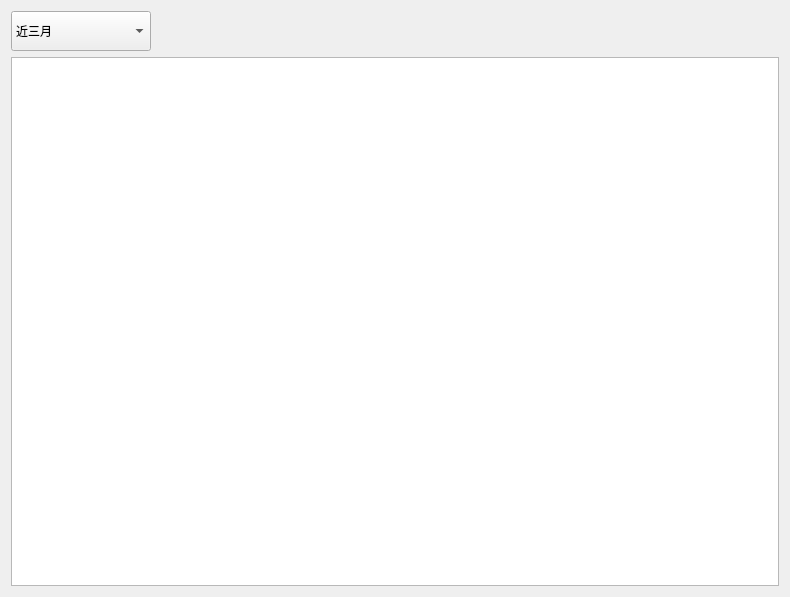
<?xml version="1.0" encoding="UTF-8"?>
<ui version="4.0">
 <class>SqlChart</class>
 <widget class="QWidget" name="SqlChart">
  <property name="geometry">
   <rect>
    <x>0</x>
    <y>0</y>
    <width>790</width>
    <height>597</height>
   </rect>
  </property>
  <property name="windowTitle">
   <string>Form</string>
  </property>
  <layout class="QGridLayout" name="gridLayout">
   <item row="0" column="0">
    <layout class="QVBoxLayout" name="verticalLayout" stretch="0,9">
     <item>
      <layout class="QHBoxLayout" name="horizontalLayout">
       <item>
        <widget class="QComboBox" name="comboBox">
         <property name="sizePolicy">
          <sizepolicy hsizetype="Preferred" vsizetype="Preferred">
           <horstretch>0</horstretch>
           <verstretch>0</verstretch>
          </sizepolicy>
         </property>
         <property name="minimumSize">
          <size>
           <width>140</width>
           <height>40</height>
          </size>
         </property>
         <property name="maximumSize">
          <size>
           <width>140</width>
           <height>40</height>
          </size>
         </property>
         <property name="editable">
          <bool>false</bool>
         </property>
         <item>
          <property name="text">
           <string>近三月</string>
          </property>
         </item>
         <item>
          <property name="text">
           <string>近半年</string>
          </property>
         </item>
         <item>
          <property name="text">
           <string>近一年</string>
          </property>
         </item>
         <item>
          <property name="text">
           <string>近三年</string>
          </property>
         </item>
        </widget>
       </item>
       <item>
        <spacer name="horizontalSpacer">
         <property name="orientation">
          <enum>Qt::Horizontal</enum>
         </property>
         <property name="sizeHint" stdset="0">
          <size>
           <width>40</width>
           <height>20</height>
          </size>
         </property>
        </spacer>
       </item>
      </layout>
     </item>
     <item>
      <widget class="QChartView" name="chartView">
       <property name="sizePolicy">
        <sizepolicy hsizetype="Preferred" vsizetype="Preferred">
         <horstretch>0</horstretch>
         <verstretch>0</verstretch>
        </sizepolicy>
       </property>
       <property name="sizeAdjustPolicy">
        <enum>QAbstractScrollArea::AdjustIgnored</enum>
       </property>
       <property name="sceneRect">
        <rectf>
         <x>0.000000000000000</x>
         <y>0.000000000000000</y>
         <width>0.000000000000000</width>
         <height>0.000000000000000</height>
        </rectf>
       </property>
      </widget>
     </item>
    </layout>
   </item>
  </layout>
 </widget>
 <customwidgets>
  <customwidget>
   <class>QChartView</class>
   <extends>QGraphicsView</extends>
   <header>qchartview.h</header>
  </customwidget>
 </customwidgets>
 <resources/>
 <connections/>
</ui>
